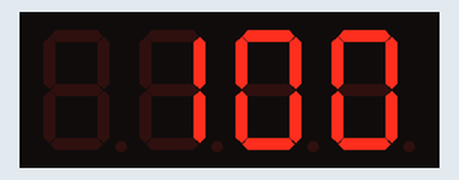
Simulated run of this sketch. Board: Arduino Uno, built with avr-gcc and run on an emulated ATmega328P. Shown: 4-digit seven-segment display.

Above: at 0.1 s.
At 1.1 s:
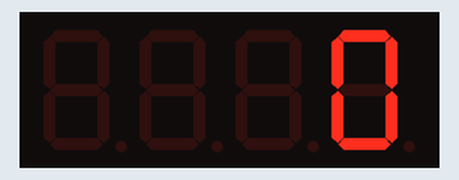

Measured:
- what the display in image 1 shows lasts 3.1 s, from 1.1 s to 4.2 s

The sketch:

7_Segment_4_Digit_Display_Module_Code.ino
```cpp
#include <Arduino.h>
#include <TM1637Display.h>

// Module connection pins (Digital Pins)
#define CLK 4
#define DIO 3

// The amount of time (in milliseconds) between tests
#define TEST_DELAY  1000


TM1637Display display(CLK, DIO);

void setup()
{
}

void loop()
{


  display.setBrightness(0x0f);

  uint8_t data[] = { 0x0, 0x0, 0x0, 0x0,0x0,0x0 };
  display.setSegments(data);
  display.showNumberDec(100, false, 3,1);
  delay(TEST_DELAY);

  display.setSegments(data);
  display.showNumberDec(0, false, 3, 1);
  delay(TEST_DELAY);

  display.setSegments(data);
  for(int i=0; i<=100; i++)
  {
    display.showNumberDec(i);
  }

}
```
